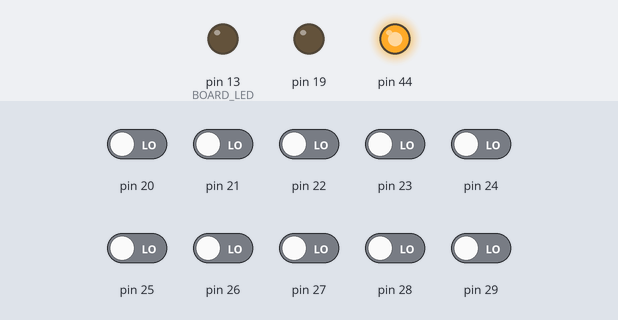
This program was run on a simulated Arduino Mega 2560, built with avr-gcc and run on an emulated ATmega2560. Parts: output pins drawn as LEDs (lit = HIGH). Inputs (shaded band) come from the test bench; at power-on: pin 20–29 LOW. What the program prints to the serial monitor is not drawn.

Above: at 1.2 s.
1.3 s: pin 21 driven HIGH
2.8 s: pin 21 driven LOW
At 4.0 s:
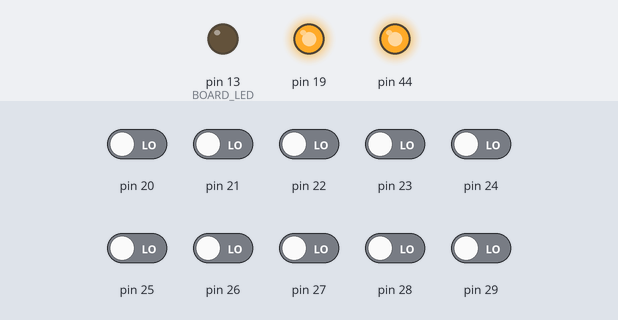
4.3 s: pin 20 driven HIGH
At 5.3 s:
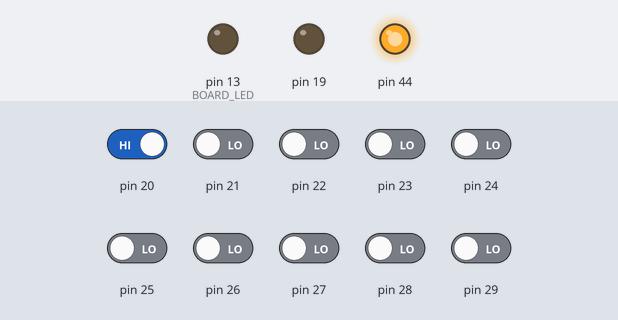
5.8 s: pin 20 driven LOW
At 6.4 s:
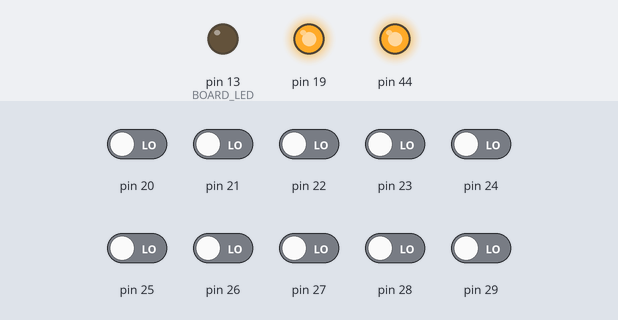
Timing chart, 0 to 8.3 s (numbered marks = the images above; inputs shaded):
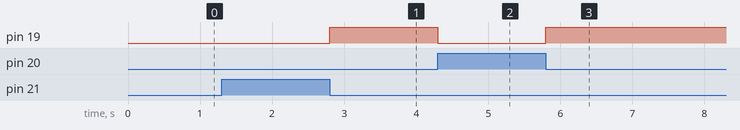

The program:

main.cpp
```cpp
#include <Arduino.h>
#include "Controller.h"
//#include "avr8-stub.h"

#define BOARD_LED 13

const char* Message = "Z80 DMA";

Controller controller;

void setup() {
    //debug_init();
    //CLKPR = 0x83;    // divide 16MHz

    Controller::Init();
    controller.BufferAddress(0x3000);
    controller.BufferLength(0x00FF);

    Serial.begin(115200);

    pinMode(BOARD_LED, OUTPUT);
    digitalWrite(BOARD_LED, 0);

    Serial.write(Message);
    Serial.write("\r\n");

    // enable interrupts
    sei();
}

// Z80 read IO
ISR(INT0_vect)
{
    controller.OnRegisterRead();
    controller.ReleaseWaitIO();
}

// Z80 write IO
ISR(INT1_vect)
{
    controller.OnRegisterWrite();
    controller.ReleaseWaitIO();
}


void DMA_Write()
{
    digitalWrite(BOARD_LED, 1);
    Serial.write("-dma\r\n");
    controller.WriteToExternalMemory((const uint8_t*)Message, strlen(Message));

    // works:
    // Serial.write("-bus\r\n");
    // Z80_BusReq(true);
    // while(!Z80_BusAck())
    //     Serial.write(".");
    // Serial.write("*");
    // Z80_BusReq(false);

    delay(200);
    digitalWrite(BOARD_LED, 0);
}

void DMA_Read()
{
    digitalWrite(BOARD_LED, 1);
    uint8_t buffer[11];
    memset(buffer, 0, 11);
    controller.ReadFromExternalMemory(buffer, 10);
    Serial.write("Mem: ");
    Serial.write((const char*)buffer);
    Serial.write("\r\n");
    delay(200);
    digitalWrite(BOARD_LED, 0);
}

void ReadWrite()
{
    //Z80Bus bus;
    delay(100);
    DMA_Write();
    delay(100);
    DMA_Read();
}

uint16_t last = 0;

void loop() {

    //ReadWrite();

    uint16_t current = controller.BufferAddress();
    if (last != current)
    {
        last = current;
        Serial.write("changed ");
        Serial.write(last);
        Serial.write("\r\n");
    }
}
```

Controller.cpp
```cpp
#include "Controller.h"
#include <Arduino.h>

// DMA
uint16_t Controller::WriteToExternalMemory(const uint8_t* buffer, uint16_t length)
{
    Z80Bus bus;
    Z80DMA dma(_bufferAddress, _bufferLength);
    return dma.WriteMemory(buffer, length);
}
uint16_t Controller::ReadFromExternalMemory(uint8_t* buffer, uint16_t length)
{
    Z80Bus bus;
    Z80DMA dma(_bufferAddress, _bufferLength);
    return dma.ReadMemory(buffer, length);
}

void Controller::OnRegisterWrite()
{
    // read data from Z80 OUT instruction
    _bufferAddress &= 0xFF00;
    _bufferAddress |= PINA;
}

void Controller::OnRegisterRead()
{
    // write data to Z80 IN instruction
    DDRA = 0xFF;
    PORTA = _bufferAddress & 0x00FF;
}

void Controller::ReleaseWaitIO()
{
    Z80_RegEnableIO(false);
    // wait for RegRd/RegWr inactive
    while (PIND & 0x03) {}
    Z80_RegEnableIO(true);
    // set to input/hi-Z
    DDRA = 0;
}
```

Controller.h
```cpp
#ifndef __CONTROLLER_H__
#define __CONTROLLER_H__

#include "Z80.h"

class Controller
{
public:
    Controller()
        : _bufferAddress(0), _bufferLength(0)
    { }

    static void Init()
    {
        Z80_InitRegIO();
        Z80Bus::Init();
        Z80DMA::Init();
    }

    // DMA
    uint16_t WriteToExternalMemory(const uint8_t* buffer, uint16_t length);
    uint16_t ReadFromExternalMemory(uint8_t* buffer, uint16_t length);

    // Controller Registers
    void OnRegisterWrite();
    void OnRegisterRead();
    void ReleaseWaitIO();

    uint16_t BufferAddress() const { return _bufferAddress; }
    void BufferAddress(uint16_t bufferAddress) { _bufferAddress = bufferAddress; }

    uint16_t BufferLength() const { return _bufferLength; }
    void BufferLength(uint16_t bufferLength) { _bufferLength = bufferLength; }

private:
    uint16_t _bufferAddress;
    uint16_t _bufferLength;
};

#endif  //__CONTROLLER_H__
```

Core.h
```cpp
#ifndef __CORE_H__
#define __CORE_H__

enum ByteOrder {
  LittleEndian,
  BigEndian
};

#endif //__CORE_H__
```

Ide.cpp
```cpp
#include "IdeDriver16.h"
#include "IdeProtocol.h"
#include "Port.h"

class Delay
{
public:
    static void Wait(uint32_t ms)
    {
        // wait implementation
    }
};

typedef ATL::MCU::Port<ATL::MCU::PortC> LsbPort;
typedef ATL::MCU::Port<ATL::MCU::PortL> MsbPort;
typedef ATL::MCU::Port<ATL::MCU::PortA> CtrlPort;
typedef IdeProtocol<IdeDriver16<MsbPort, LsbPort, CtrlPort>, Delay> Ide;

Ide ide;

int main()
{
    ide.Initialize();

    IdeBlockBuffer buffer;
    ide.ReadBlock(1, buffer);
    ide.WriteBlock(1, buffer);
    return 0;
}
```

IdeProtocol.h
```cpp
// (licence header left out)
#ifndef __IDEPROTOCOL_H__
#define __IDEPROTOCOL_H__

#include <stdint.h>
#include "Core.h"
#include "IdeDriver16.h"

typedef uint32_t IdeBlockAddress;
typedef uint8_t IdeError;

typedef struct
{
  uint8_t data[512];
} IdeBlockBuffer;

// BaseT (IdeDriver16) implements:
// - ctor()
// - void Initialize()
// - void Control(IdeRegister)
// - uint8_t ReadReg8(IdeRegister)
// - uint16_t ReadReg16(IdeRegister)
// - void WriteReg8(IdeRegister, uint8_t)
// - void WriteReg16(IdeRegister, uint16_t)
// - IdeStatus WaitForStatus(IdeStatus, IdeStatus)
// DelayT implements:
// - static void Wait(uint32_t) [ms]
template <typename BaseT, typename DelayT>
class IdeProtocol : public BaseT
{
public:
  IdeStatus Initialize()
  {
    BaseT::Initialize();

    Reset();
    BaseT::WriteReg8(IDE_HEAD, 0xA0);
    return WaitForReady();
  }

  IdeError ReadBlock(IdeBlockAddress lba, IdeBlockBuffer &buffer)
  {
    WaitNotBusy();
    WriteLBA(lba);
    BaseT::WriteReg8(IDE_COMMAND, IdeCommandReadSectors);

    WaitForDRQ();
    IdeError err = BaseT::ReadReg8(IDE_ERR);

    if (err == 0)
      BlockToBuffer(buffer, LittleEndian);

    return err;
  }

  IdeError WriteBlock(IdeBlockAddress lba, const IdeBlockBuffer &buffer)
  {
    WaitNotBusy();
    WriteLBA(lba);
    BaseT::WriteReg8(IDE_COMMAND, IdeCommandWriteSectors);

    WaitForDRQ();
    IdeError err = BaseT::ReadReg8(IDE_ERR);

    if (err == 0)
    {
      BufferToBlock(buffer, LittleEndian);
      WaitNotBusy();
      err = BaseT::ReadReg8(IDE_ERR);
    }

    return err;
  }

protected:
  inline IdeStatus WaitForDRQ()
  {
    return BaseT::WaitForStatus(IdeStatusDataRequest | IdeStatusBusy, IdeStatusDataRequest);
  }

  inline IdeStatus WaitNotBusy()
  {
    return BaseT::WaitForStatus(IdeStatusBusy, 0);
  }

  inline IdeStatus WaitForReady()
  {
    return BaseT::WaitForStatus(IdeStatusReady | IdeStatusBusy, IdeStatusReady);
  }

private:
  void WriteLBA(IdeBlockAddress lba)
  {
    uint8_t b3 = (lba >> 24) & 0x0F;
    uint8_t b2 = (lba >> 16) & 0xFF;
    uint8_t b1 = (lba >> 8) & 0xFF;
    uint8_t b0 = lba & 0xFF;

    b3 |= 0xE0;

    BaseT::WriteReg8(IDE_HEAD, b3);
    BaseT::WriteReg8(IDE_CYL_MSB, b2);
    BaseT::WriteReg8(IDE_CYL_LSB, b1);
    BaseT::WriteReg8(IDE_SECTOR, b0);
    BaseT::WriteReg8(IDE_SEC_CNT, 1);
  }

  void BlockToBuffer(IdeBlockBuffer &buffer, ByteOrder endian)
  {
    uint8_t *block = buffer.data;

    for (int i = 0; i < 512; i += 2)
    {
      uint16_t value = BaseT::ReadReg16(IDE_DATA, endian);
      *block++ = (value >> 8) & 0xFF;
      *block++ = value & 0xFF;
    }
  }

  void BufferToBlock(const IdeBlockBuffer &buffer, ByteOrder endian)
  {
    const uint8_t *block = buffer.data;

    for (int i = 0; i < 512; i += 2)
    {
      uint16_t value = (*block++ & 0xff) << 8;
      value |= (*block++ & 0xff);
      BaseT::WriteReg16(IDE_DATA, value, endian);
    }
  }

  void Reset()
  {
    BaseT::Control(IDE_RST_LINE);
    DelayT::Wait(500);
    BaseT::Control(0);
  }
};

static IdeBlockAddress GetBlockAddress(uint8_t head, uint16_t cylinder, uint8_t sector)
{
  return (uint32_t)(head & 0xff) << 24 |
         (uint32_t)(cylinder & 0xffff) << 16 |
         (uint32_t)(sector & 0xff);
}

#endif //__IDEPROTOCOL_H__
```

Z80.cpp
```cpp
#include "Z80.h"
#include "Arduino.h"

/*
    Signal   | Direction | Mega
    ---------|-----------|------
    BUSRQ    | output    | PL7
    BUSACK   | input     | PL6
--------------------------------
    OE       | output    | PL5
    AD[0..7] | output*   | PA
    A[8..15] | output*   | PC
    ALE      | output*   | PG2
    RD       | output*   | PG1
    WR       | output*   | PG0
    MEMRQ    | output*   | PD7
---------------------------------
    EnableIO | output    | PD2
    RegRd    | input(+)  | PD1
    RegWr    | input(+)  | PD0

*) only when XRAM is active, otherwise inputs for hi-Z
+) Interrupt Pins

 */
// low memory addresses is for MCU internal RAM
// ATmega2560 = 0x2200
const uint16_t MinBufferAddress = 0x2200;

//
// Z80 IO
//

void Z80_BusReq(bool active)
{
    // active hi (driving transistor open collector)
    if (active)
        PORTL |= (1 << PL7);
    else
        PORTL &= ~(1 << PL7);
}

bool Z80_BusAck()
{
    // active low
    return !(PINL & (1 << PL6));
}

void Z80_OE(bool active)
{
    if (active)
        PORTL &= ~(1 << PL5);
    else
        PORTL |= (1 << PL5);
}

void Z80_MemReq(bool active)
{
    if (active)
    {
        DDRD |= (1 << PD7);   // mask off PD7 as output
        PORTD &= ~(1 << PD7);  // active low
    }
    else
    {
        // hi-Z
        DDRD &= ~(1 << PD7);   // mask off PD7 as input
    }
}

void Z80_XRAM(bool active)
{
    Z80_OE(active);
    Z80_MemReq(active);

    if (active)
        // enable xram (overrules port A & C and ALE, RD and WR signals)
        XMCRA = (1 << SRE);
    else
        XMCRA = 0;
}

void Z80_InitBus()
{
    // TODO: BusReq/BusAck
    uint8_t pld = DDRL;
    // BUSREQ
    pld |= (1 << PL7);  // output
    // BUSACK
    pld &= ~(1 << PL6); // input

    // set BusReq inactive
    PORTD &= ~(1 << PL7);
}

// Port A and C, PG0/PG1/PG2 (fixed XRAM interface)
// PD7 (output) for OE on address latch
void Z80_InitDMA()
{
    // port state when XRAM is not used
    // inputs for hi-Z
    DDRA = 0x00;
    DDRC = 0x00;
    DDRG &= 0xF8;   // mask off PG0..2 as input
    DDRD &= 0x7F;   // mask off PD7 as input
    DDRL |= (1 << PL5);  // PL5 as output

    // xram off (active low)
    Z80_XRAM(false);
}

void Z80_InitRegIO()
{
    // all input, except PD2
    DDRD = (1 << PD2);
    // set pin interrupts
    EICRA = 0x0F;   // trigger INT0 and INT1 on rising edge
    EIMSK = 0x03;     // enable INT0 and INT1
}

void Z80_RegEnableIO(bool enable)
{
    if (enable)
        PORTD = (1 << PD2);
    else
        PORTD = 0;
}

//
// Z80 Bus
//

bool Z80_WaitForBusAck(bool waitFor)
{
    bool busAck = Z80_BusAck();
    while (busAck != waitFor)
    {
        busAck = Z80_BusAck();
    }
    return true;
}

Z80Bus::Z80Bus()
{
    Z80_BusReq(true);
    Z80_WaitForBusAck(true);
}

Z80Bus::~Z80Bus()
{
    Z80_BusReq(false);
    Z80_WaitForBusAck(false);
}

void Z80Bus::Init()
{
    Z80_InitBus();
}

//
// Z80DMA
//

Z80DMA::Z80DMA(uint16_t bufferAddress, uint16_t bufferLength)
    : _bufferAddress(bufferAddress), _bufferLength(bufferLength)
{
    Z80_XRAM(true);
}

Z80DMA::~Z80DMA()
{
    Z80_XRAM(false);
}

uint16_t Z80DMA::ReadMemory(uint8_t* buffer, uint16_t length)
{
    if (_bufferAddress < MinBufferAddress || _bufferLength == 0 ||
        buffer == NULL || length == 0) return 0;

    uint16_t len = min(_bufferLength, length);
    memcpy(buffer, (const void *)_bufferAddress, len);
    return len;
}

uint16_t Z80DMA::WriteMemory(const uint8_t* buffer, uint16_t length)
{
    if (_bufferAddress < MinBufferAddress || _bufferLength == 0 ||
        buffer == NULL || length == 0) return 0;

    uint16_t len = min(_bufferLength, length);
    memcpy((void *)_bufferAddress, buffer, len);
    return len;
}

void Z80DMA::Init()
{
    Z80_InitDMA();
}
```

Z80.h
```cpp
#ifndef __Z80_H__
#define __Z80_H__

#include <stdint.h>

// low level IO
void Z80_BusReq(bool active);
bool Z80_BusAck();

void Z80_InitRegIO();
void Z80_RegEnableIO(bool enable);

// ctor will take control of Z80 bus
// dtor will release Z80 bus
class Z80Bus
{
public:
    Z80Bus();
    ~Z80Bus();

    static void Init();
};

// Z80Bus must be acquired!
// ctor will activate XRAM
// dtor will deactivate XRAM
class Z80DMA
{
public:
    // external Z80 memory buffer-start address and length
    Z80DMA(uint16_t bufferAddress, uint16_t bufferLength);
    ~Z80DMA();

    uint16_t BufferAddress() const { return _bufferAddress; }
    uint16_t BufferLength() const { return _bufferLength; }

    // reads from external Z80 memory into buffer
    uint16_t ReadMemory(uint8_t* buffer, uint16_t length);
    // writes from buffer into external Z80 memory
    uint16_t WriteMemory(const uint8_t* buffer, uint16_t length);

    static void Init();

private:
    uint16_t _bufferAddress;
    uint16_t _bufferLength;
};

#endif  //__Z80_H__
```

Source omitted: IdeDriver16.h (7116 bytes), Port.h (9216 bytes)

Measured:
- after the input at 2.8 s, pin 19: LOW → HIGH at once
- after the input at 4.3 s, pin 19: HIGH → LOW at once
- after the input at 5.8 s, pin 19: LOW → HIGH at once
